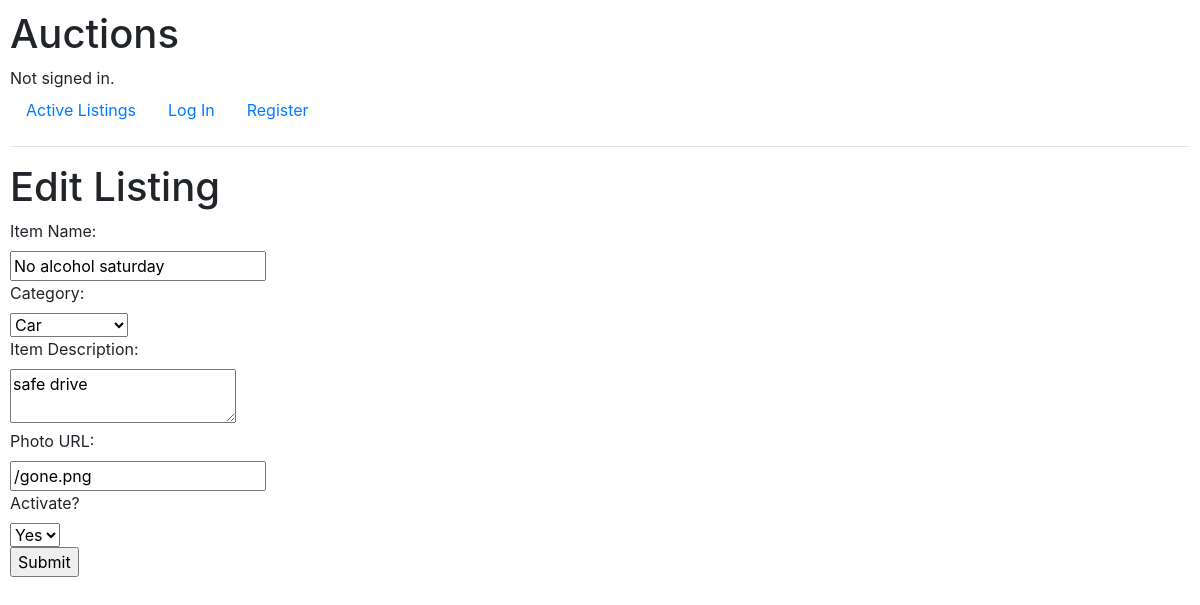
The app's page /listing/9/edit with its own data.
### auctions/models.py (models this page shows, shortened)
class Listing(models.Model):
    title = models.CharField(max_length=50)
    description = models.TextField(blank=True)
    photo = models.URLField(blank=True)
    price = models.DecimalField(max_digits=20, decimal_places=2)
    currentprice = models.DecimalField(default=0, blank=True, max_digits=20, decimal_places=2)
    activation = models.BooleanField()
    category = models.ForeignKey(Category, on_delete=models.CASCADE, related_name="category")
    user = models.ForeignKey(User, on_delete=models.CASCADE, related_name="listing")
    time = models.DateTimeField(auto_now_add=True)

### auctions/views.py (the view, shortened to what this page needs)
# urls.py: path("listing/<int:listing_id>/edit", views.edit_listing, name="edit"),
def edit_listing(request, listing_id):
    categories = Category.objects.all()
    listing = Listing.objects.get(pk = listing_id)
    return render(request, "auctions/edit.html", {
        "categories": categories,
        "listing": listing,
    } )

### auctions/models.py (called while the page is built)
    def __str__(self):
        return self.categoryName

### auctions/templates/auctions/edit.html (shortened to what this page needs)
{% extends "auctions/layout.html" %}
{% block body %}
    <h1>Edit Listing</h1>
    <form action="{% url 'edit' listing.id %}" method="POST">
        <label for="title">Item Name: </label><br>
        <input type="text" name="title" value="{{ listing.title }}" required>
        <br>
        <label for="category">Category: </label><br>
        <select name="category">
            {% for i in categories %}
                {% if i == listing.category %}
                    <option selected value="{{ i }}">{{ i }}</option>
                {% else %}
                    <option value="{{ i }}">{{ i }}</option>
                {% endif %}
            {% endfor %}
        </select>
        <br>
        <label for="description">Item Description: </label><br>
        <textarea name="description">{{ listing.description }}</textarea>
        <br>
        <label for="photo">Photo URL: </label><br>
        <input type="URL" name="photo" value="{{ listing.photo }}">
        <br>
        <label for="activation">Activate? </label><br>
        <select name="activation" >
            <option value="True">Yes</option>
        </select>
        <br>
        <input type="submit" value="Submit">
        <br>
    </form>
{% endblock %}

### auctions/static/auctions/styles.css (style rules this page uses)
body { padding: 10px; }

### records on screen
Listing: title "No alcohol saturday", description "safe drive", photo "/gone.png"

### other values on screen
form field category "Car"
